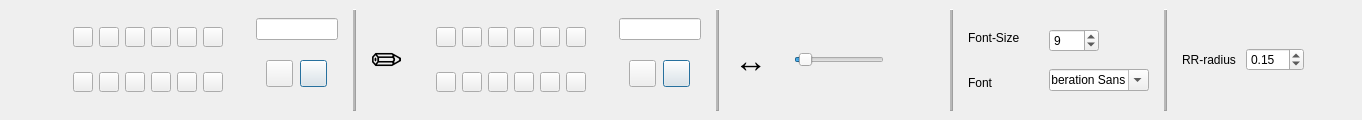
  <widget class="QDockWidget" name="Properties">
   <property name="minimumSize">
    <size>
     <width>1287</width>
     <height>120</height>
    </size>
   </property>
   <property name="maximumSize">
    <size>
     <width>524287</width>
     <height>120</height>
    </size>
   </property>
   <property name="autoFillBackground">
    <bool>true</bool>
   </property>
   <attribute name="dockWidgetArea">
    <number>8</number>
   </attribute>
   <widget class="QWidget" name="dockWidgetContents_2">
    <layout class="QHBoxLayout" name="horizontalLayout_2">
     <item>
      <widget class="QWidget" name="widget_2" native="true">
       <property name="minimumSize">
        <size>
         <width>40</width>
         <height>0</height>
        </size>
       </property>
       <property name="maximumSize">
        <size>
         <width>30</width>
         <height>16777215</height>
        </size>
       </property>
       <property name="autoFillBackground">
        <bool>true</bool>
       </property>
       <layout class="QVBoxLayout" name="verticalLayout_6">
        <item>
         <spacer name="verticalSpacer">
          <property name="orientation">
           <enum>Qt::Vertical</enum>
          </property>
          <property name="sizeHint" stdset="0">
           <size>
            <width>19</width>
            <height>8</height>
           </size>
          </property>
         </spacer>
        </item>
        <item>
         <widget class="QLabel" name="label">
          <property name="minimumSize">
           <size>
            <width>30</width>
            <height>30</height>
           </size>
          </property>
          <property name="maximumSize">
           <size>
            <width>30</width>
            <height>30</height>
           </size>
          </property>
          <property name="text">
           <string/>
          </property>
          <property name="pixmap">
           <pixmap resource="../../../resources/icons.qrc">:/icons/icons/fill.png</pixmap>
          </property>
          <property name="scaledContents">
           <bool>true</bool>
          </property>
         </widget>
        </item>
        <item>
         <spacer name="verticalSpacer_2">
          <property name="orientation">
           <enum>Qt::Vertical</enum>
          </property>
          <property name="sizeHint" stdset="0">
           <size>
            <width>19</width>
            <height>9</height>
           </size>
          </property>
         </spacer>
        </item>
       </layout>
      </widget>
     </item>
     <item>
      <widget class="QWidget" name="widget_4" native="true">
       <property name="minimumSize">
        <size>
         <width>160</width>
         <height>0</height>
        </size>
       </property>
       <property name="autoFillBackground">
        <bool>true</bool>
       </property>
       <layout class="QVBoxLayout" name="verticalLayout_2">
        <item>
         <widget class="QWidget" name="widget_5" native="true">
          <property name="minimumSize">
           <size>
            <width>60</width>
            <height>0</height>
           </size>
          </property>
          <layout class="QHBoxLayout" name="horizontalLayout_6">
           <item>
            <widget class="QPushButton" name="pushButton_33">
             <property name="minimumSize">
              <size>
               <width>20</width>
               <height>20</height>
              </size>
             </property>
             <property name="maximumSize">
              <size>
               <width>20</width>
               <height>20</height>
              </size>
             </property>
             <property name="text">
              <string/>
             </property>
            </widget>
           </item>
           <item>
            <widget class="QPushButton" name="pushButton_34">
             <property name="minimumSize">
              <size>
               <width>20</width>
               <height>20</height>
              </size>
             </property>
             <property name="maximumSize">
              <size>
               <width>20</width>
               <height>20</height>
              </size>
             </property>
             <property name="text">
              <string/>
             </property>
            </widget>
           </item>
           <item>
            <widget class="QPushButton" name="pushButton_35">
             <property name="minimumSize">
              <size>
               <width>20</width>
               <height>20</height>
              </size>
             </property>
             <property name="maximumSize">
              <size>
               <width>20</width>
               <height>20</height>
              </size>
             </property>
             <property name="text">
              <string/>
             </property>
            </widget>
           </item>
           <item>
            <widget class="QPushButton" name="pushButton_36">
             <property name="minimumSize">
              <size>
               <width>20</width>
               <height>20</height>
              </size>
             </property>
             <property name="maximumSize">
              <size>
               <width>20</width>
               <height>20</height>
              </size>
             </property>
             <property name="text">
              <string/>
             </property>
            </widget>
           </item>
           <item>
            <widget class="QPushButton" name="pushButton_37">
             <property name="minimumSize">
              <size>
               <width>20</width>
               <height>20</height>
              </size>
             </property>
             <property name="maximumSize">
              <size>
               <width>20</width>
               <height>20</height>
              </size>
             </property>
             <property name="text">
              <string/>
             </property>
            </widget>
           </item>
           <item>
            <widget class="QPushButton" name="pushButton_38">
             <property name="minimumSize">
              <size>
               <width>20</width>
               <height>20</height>
              </size>
             </property>
             <property name="maximumSize">
              <size>
               <width>20</width>
               <height>20</height>
              </size>
             </property>
             <property name="text">
              <string/>
             </property>
            </widget>
           </item>
          </layout>
         </widget>
        </item>
        <item>
         <widget class="QWidget" name="widget_6" native="true">
          <property name="minimumSize">
           <size>
            <width>60</width>
            <height>0</height>
           </size>
          </property>
          <layout class="QHBoxLayout" name="horizontalLayout_7">
           <item>
            <widget class="QPushButton" name="pushButton_39">
             <property name="minimumSize">
              <size>
               <width>20</width>
               <height>20</height>
              </size>
             </property>
             <property name="maximumSize">
              <size>
               <width>20</width>
               <height>20</height>
              </size>
             </property>
             <property name="text">
              <string/>
             </property>
            </widget>
           </item>
           <item>
            <widget class="QPushButton" name="pushButton_40">
             <property name="minimumSize">
              <size>
               <width>20</width>
               <height>20</height>
              </size>
             </property>
             <property name="maximumSize">
              <size>
               <width>20</width>
               <height>20</height>
              </size>
             </property>
             <property name="text">
              <string/>
             </property>
            </widget>
           </item>
           <item>
            <widget class="QPushButton" name="pushButton_41">
             <property name="minimumSize">
              <size>
               <width>20</width>
               <height>20</height>
              </size>
             </property>
             <property name="maximumSize">
              <size>
               <width>20</width>
               <height>20</height>
              </size>
             </property>
             <property name="text">
              <string/>
             </property>
            </widget>
           </item>
           <item>
            <widget class="QPushButton" name="pushButton_42">
             <property name="minimumSize">
              <size>
               <width>20</width>
               <height>20</height>
              </size>
             </property>
             <property name="maximumSize">
              <size>
               <width>20</width>
               <height>20</height>
              </size>
             </property>
             <property name="text">
              <string/>
             </property>
            </widget>
           </item>
           <item>
            <widget class="QPushButton" name="pushButton_43">
             <property name="minimumSize">
              <size>
               <width>20</width>
               <height>20</height>
              </size>
             </property>
             <property name="maximumSize">
              <size>
               <width>20</width>
               <height>20</height>
              </size>
             </property>
             <property name="text">
              <string/>
             </property>
            </widget>
           </item>
           <item>
            <widget class="QPushButton" name="pushButton_44">
             <property name="minimumSize">
              <size>
               <width>20</width>
               <height>20</height>
              </size>
             </property>
             <property name="maximumSize">
              <size>
               <width>20</width>
               <height>20</height>
              </size>
             </property>
             <property name="text">
              <string/>
             </property>
            </widget>
           </item>
          </layout>
         </widget>
        </item>
       </layout>
      </widget>
     </item>
     <item>
      <widget class="QWidget" name="widget_7" native="true">
       <property name="minimumSize">
        <size>
         <width>90</width>
         <height>0</height>
        </size>
       </property>
       <property name="maximumSize">
        <size>
         <width>100</width>
         <height>16777215</height>
        </size>
       </property>
       <layout class="QVBoxLayout" name="verticalLayout_3">
        <item>
         <widget class="QLineEdit" name="lineEdit"/>
        </item>
        <item>
         <widget class="QWidget" name="widget_13" native="true">
          <layout class="QHBoxLayout" name="horizontalLayout">
           <item>
            <widget class="QPushButton" name="pushButton_8">
             <property name="minimumSize">
              <size>
               <width>27</width>
               <height>27</height>
              </size>
             </property>
             <property name="maximumSize">
              <size>
               <width>27</width>
               <height>27</height>
              </size>
             </property>
             <property name="text">
              <string/>
             </property>
            </widget>
           </item>
           <item>
            <widget class="QPushButton" name="pushButton_1">
             <property name="minimumSize">
              <size>
               <width>27</width>
               <height>27</height>
              </size>
             </property>
             <property name="maximumSize">
              <size>
               <width>27</width>
               <height>27</height>
              </size>
             </property>
             <property name="text">
              <string/>
             </property>
             <property name="default">
              <bool>true</bool>
             </property>
            </widget>
           </item>
          </layout>
         </widget>
        </item>
       </layout>
      </widget>
     </item>
     <item>
      <widget class="QFrame" name="frame">
       <property name="minimumSize">
        <size>
         <width>0</width>
         <height>0</height>
        </size>
       </property>
       <property name="frameShape">
        <enum>QFrame::VLine</enum>
       </property>
       <property name="frameShadow">
        <enum>QFrame::Raised</enum>
       </property>
       <property name="midLineWidth">
        <number>2</number>
       </property>
      </widget>
     </item>
     <item>
      <widget class="QWidget" name="widget_8" native="true">
       <property name="minimumSize">
        <size>
         <width>50</width>
         <height>0</height>
        </size>
       </property>
       <property name="autoFillBackground">
        <bool>true</bool>
       </property>
       <layout class="QVBoxLayout" name="verticalLayout_7">
        <item>
         <spacer name="verticalSpacer_4">
          <property name="orientation">
           <enum>Qt::Vertical</enum>
          </property>
          <property name="sizeHint" stdset="0">
           <size>
            <width>20</width>
            <height>1</height>
           </size>
          </property>
         </spacer>
        </item>
        <item>
         <spacer name="verticalSpacer_5">
          <property name="orientation">
           <enum>Qt::Vertical</enum>
          </property>
          <property name="sizeHint" stdset="0">
           <size>
            <width>20</width>
            <height>40</height>
           </size>
          </property>
         </spacer>
        </item>
        <item>
         <widget class="QLabel" name="label_2">
          <property name="minimumSize">
           <size>
            <width>30</width>
            <height>0</height>
           </size>
          </property>
          <property name="maximumSize">
           <size>
            <width>30</width>
            <height>16777215</height>
           </size>
          </property>
          <property name="font">
           <font>
            <pointsize>30</pointsize>
           </font>
          </property>
          <property name="text">
           <string>✏ </string>
          </property>
         </widget>
        </item>
        <item>
         <spacer name="verticalSpacer_3">
          <property name="orientation">
           <enum>Qt::Vertical</enum>
          </property>
          <property name="sizeHint" stdset="0">
           <size>
            <width>20</width>
            <height>40</height>
           </size>
          </property>
         </spacer>
        </item>
       </layout>
      </widget>
     </item>
     <item>
      <widget class="QWidget" name="widget_9" native="true">
       <property name="minimumSize">
        <size>
         <width>160</width>
         <height>0</height>
        </size>
       </property>
       <property name="autoFillBackground">
        <bool>true</bool>
       </property>
       <layout class="QVBoxLayout" name="verticalLayout_4">
        <item>
         <widget class="QWidget" name="widget_11" native="true">
          <property name="minimumSize">
           <size>
            <width>60</width>
            <height>0</height>
           </size>
          </property>
          <layout class="QHBoxLayout" name="horizontalLayout_10">
           <item>
            <widget class="QPushButton" name="pushButton_57">
             <property name="minimumSize">
              <size>
               <width>20</width>
               <height>20</height>
              </size>
             </property>
             <property name="maximumSize">
              <size>
               <width>20</width>
               <height>20</height>
              </size>
             </property>
             <property name="text">
              <string/>
             </property>
            </widget>
           </item>
           <item>
            <widget class="QPushButton" name="pushButton_58">
             <property name="minimumSize">
              <size>
               <width>20</width>
               <height>20</height>
              </size>
             </property>
             <property name="maximumSize">
              <size>
               <width>20</width>
               <height>20</height>
              </size>
             </property>
             <property name="text">
              <string/>
             </property>
            </widget>
           </item>
           <item>
            <widget class="QPushButton" name="pushButton_59">
             <property name="minimumSize">
              <size>
               <width>20</width>
               <height>20</height>
              </size>
             </property>
             <property name="maximumSize">
              <size>
               <width>20</width>
               <height>20</height>
              </size>
             </property>
             <property name="text">
              <string/>
             </property>
            </widget>
           </item>
           <item>
            <widget class="QPushButton" name="pushButton_60">
             <property name="minimumSize">
              <size>
               <width>20</width>
               <height>20</height>
              </size>
             </property>
             <property name="maximumSize">
              <size>
               <width>20</width>
               <height>20</height>
              </size>
             </property>
             <property name="text">
              <string/>
             </property>
            </widget>
           </item>
           <item>
            <widget class="QPushButton" name="pushButton_61">
             <property name="minimumSize">
              <size>
               <width>20</width>
               <height>20</height>
              </size>
             </property>
             <property name="maximumSize">
              <size>
               <width>20</width>
               <height>20</height>
              </size>
             </property>
             <property name="text">
              <string/>
             </property>
            </widget>
           </item>
           <item>
            <widget class="QPushButton" name="pushButton_62">
             <property name="minimumSize">
              <size>
               <width>20</width>
               <height>20</height>
              </size>
             </property>
             <property name="maximumSize">
              <size>
               <width>20</width>
               <height>20</height>
              </size>
             </property>
             <property name="text">
              <string/>
             </property>
            </widget>
           </item>
          </layout>
         </widget>
        </item>
        <item>
         <widget class="QWidget" name="widget_10" native="true">
          <property name="minimumSize">
           <size>
            <width>60</width>
            <height>0</height>
           </size>
          </property>
          <layout class="QHBoxLayout" name="horizontalLayout_8">
           <item>
            <widget class="QPushButton" name="pushButton_45">
             <property name="minimumSize">
              <size>
               <width>20</width>
               <height>20</height>
              </size>
             </property>
             <property name="maximumSize">
              <size>
               <width>20</width>
               <height>20</height>
              </size>
             </property>
             <property name="text">
              <string/>
             </property>
            </widget>
           </item>
           <item>
            <widget class="QPushButton" name="pushButton_46">
             <property name="minimumSize">
              <size>
               <width>20</width>
               <height>20</height>
              </size>
             </property>
             <property name="maximumSize">
              <size>
               <width>20</width>
               <height>20</height>
              </size>
             </property>
             <property name="text">
              <string/>
             </property>
            </widget>
           </item>
           <item>
            <widget class="QPushButton" name="pushButton_47">
             <property name="minimumSize">
              <size>
               <width>20</width>
               <height>20</height>
              </size>
             </property>
             <property name="maximumSize">
              <size>
               <width>20</width>
               <height>20</height>
              </size>
             </property>
             <property name="text">
              <string/>
             </property>
            </widget>
           </item>
           <item>
            <widget class="QPushButton" name="pushButton_48">
             <property name="minimumSize">
              <size>
               <width>20</width>
               <height>20</height>
              </size>
             </property>
             <property name="maximumSize">
              <size>
               <width>20</width>
               <height>20</height>
              </size>
             </property>
             <property name="text">
              <string/>
             </property>
            </widget>
           </item>
           <item>
            <widget class="QPushButton" name="pushButton_49">
             <property name="minimumSize">
              <size>
               <width>20</width>
               <height>20</height>
              </size>
             </property>
             <property name="maximumSize">
              <size>
               <width>20</width>
               <height>20</height>
              </size>
             </property>
             <property name="text">
              <string/>
             </property>
            </widget>
           </item>
           <item>
            <widget class="QPushButton" name="pushButton_50">
             <property name="minimumSize">
              <size>
               <width>20</width>
               <height>20</height>
              </size>
             </property>
             <property name="maximumSize">
              <size>
               <width>20</width>
               <height>20</height>
              </size>
             </property>
             <property name="text">
              <string/>
             </property>
            </widget>
           </item>
          </layout>
         </widget>
        </item>
       </layout>
      </widget>
     </item>
     <item>
      <widget class="QWidget" name="widget_12" native="true">
       <property name="minimumSize">
        <size>
         <width>90</width>
         <height>0</height>
        </size>
       </property>
       <property name="maximumSize">
        <size>
         <width>100</width>
         <height>16777215</height>
        </size>
       </property>
       <property name="autoFillBackground">
        <bool>true</bool>
       </property>
       <layout class="QVBoxLayout" name="verticalLayout_5">
        <item>
         <widget class="QLineEdit" name="lineEdit_2"/>
        </item>
        <item>
         <widget class="QWidget" name="widget_15" native="true">
          <layout class="QHBoxLayout" name="horizontalLayout_3">
           <item>
            <widget class="QPushButton" name="pushButton_9">
             <property name="minimumSize">
              <size>
               <width>27</width>
               <height>27</height>
              </size>
             </property>
             <property name="maximumSize">
              <size>
               <width>27</width>
               <height>27</height>
              </size>
             </property>
             <property name="text">
              <string/>
             </property>
            </widget>
           </item>
           <item>
            <widget class="QPushButton" name="pushButton_2">
             <property name="minimumSize">
              <size>
               <width>27</width>
               <height>27</height>
              </size>
             </property>
             <property name="maximumSize">
              <size>
               <width>27</width>
               <height>27</height>
              </size>
             </property>
             <property name="text">
              <string/>
             </property>
             <property name="default">
              <bool>true</bool>
             </property>
            </widget>
           </item>
          </layout>
         </widget>
        </item>
       </layout>
      </widget>
     </item>
     <item>
      <widget class="QFrame" name="frame_2">
       <property name="frameShape">
        <enum>QFrame::VLine</enum>
       </property>
       <property name="frameShadow">
        <enum>QFrame::Raised</enum>
       </property>
       <property name="midLineWidth">
        <number>2</number>
       </property>
      </widget>
     </item>
     <item>
      <widget class="QWidget" name="widget_14" native="true">
       <property name="minimumSize">
        <size>
         <width>180</width>
         <height>0</height>
        </size>
       </property>
       <property name="maximumSize">
        <size>
         <width>230</width>
         <height>16777215</height>
        </size>
       </property>
       <property name="autoFillBackground">
        <bool>true</bool>
       </property>
       <layout class="QHBoxLayout" name="horizontalLayout_4">
        <item>
         <widget class="QLabel" name="label_3">
          <property name="maximumSize">
           <size>
            <width>30</width>
            <height>16777215</height>
           </size>
          </property>
          <property name="font">
           <font>
            <pointsize>25</pointsize>
           </font>
          </property>
          <property name="text">
           <string>↔</string>
          </property>
         </widget>
        </item>
        <item>
         <widget class="QWidget" name="widget_16" native="true">
          <property name="maximumSize">
           <size>
            <width>165</width>
            <height>16777215</height>
           </size>
          </property>
          <layout class="QHBoxLayout" name="horizontalLayout_5">
           <item>
            <spacer name="horizontalSpacer_2">
             <property name="orientation">
              <enum>Qt::Horizontal</enum>
             </property>
             <property name="sizeHint" stdset="0">
              <size>
               <width>40</width>
               <height>20</height>
              </size>
             </property>
            </spacer>
           </item>
           <item>
            <widget class="QSlider" name="horizontalSlider">
             <property name="minimumSize">
              <size>
               <width>90</width>
               <height>0</height>
              </size>
             </property>
             <property name="maximumSize">
              <size>
               <width>90</width>
               <height>16777215</height>
              </size>
             </property>
             <property name="autoFillBackground">
              <bool>false</bool>
             </property>
             <property name="minimum">
              <number>1</number>
             </property>
             <property name="maximum">
              <number>20</number>
             </property>
             <property name="pageStep">
              <number>1</number>
             </property>
             <property name="value">
              <number>2</number>
             </property>
             <property name="orientation">
              <enum>Qt::Horizontal</enum>
             </property>
            </widget>
           </item>
           <item>
            <spacer name="horizontalSpacer_3">
             <property name="orientation">
              <enum>Qt::Horizontal</enum>
             </property>
             <property name="sizeHint" stdset="0">
              <size>
               <width>40</width>
               <height>20</height>
              </size>
             </property>
            </spacer>
           </item>
           <item>
            <widget class="QLabel" name="label_4">
             <property name="minimumSize">
              <size>
               <width>20</width>
               <height>0</height>
              </size>
             </property>
             <property name="maximumSize">
              <size>
               <width>20</width>
               <height>20</height>
              </size>
             </property>
             <property name="text">
              <string/>
             </property>
            </widget>
           </item>
          </layout>
         </widget>
        </item>
       </layout>
      </widget>
     </item>
     <item>
      <widget class="QFrame" name="frame_3">
       <property name="frameShape">
        <enum>QFrame::VLine</enum>
       </property>
       <property name="frameShadow">
        <enum>QFrame::Raised</enum>
       </property>
       <property name="midLineWidth">
        <number>2</number>
       </property>
      </widget>
     </item>
     <item>
      <widget class="QWidget" name="widget" native="true">
       <property name="minimumSize">
        <size>
         <width>75</width>
         <height>0</height>
        </size>
       </property>
       <property name="autoFillBackground">
        <bool>true</bool>
       </property>
       <layout class="QVBoxLayout" name="verticalLayout_8">
        <item>
         <widget class="QLabel" name="label_5">
          <property name="autoFillBackground">
           <bool>true</bool>
          </property>
          <property name="text">
           <string>Font-Size</string>
          </property>
         </widget>
        </item>
        <item>
         <widget class="QLabel" name="label_7">
          <property name="text">
           <string>Font</string>
          </property>
         </widget>
        </item>
       </layout>
      </widget>
     </item>
     <item>
      <widget class="QWidget" name="widget_3" native="true">
       <property name="minimumSize">
        <size>
         <width>110</width>
         <height>0</height>
        </size>
       </property>
       <property name="autoFillBackground">
        <bool>true</bool>
       </property>
       <layout class="QVBoxLayout" name="verticalLayout_9">
        <item>
         <widget class="QSpinBox" name="fontSizeSpinBox">
          <property name="minimumSize">
           <size>
            <width>50</width>
            <height>0</height>
           </size>
          </property>
          <property name="maximumSize">
           <size>
            <width>50</width>
            <height>16777215</height>
           </size>
          </property>
          <property name="minimum">
           <number>6</number>
          </property>
          <property name="maximum">
           <number>72</number>
          </property>
          <property name="value">
           <number>9</number>
          </property>
         </widget>
        </item>
        <item>
         <widget class="QFontComboBox" name="fontComboBox">
          <property name="minimumSize">
           <size>
            <width>100</width>
            <height>0</height>
           </size>
          </property>
          <property name="maximumSize">
           <size>
            <width>100</width>
            <height>16777215</height>
           </size>
          </property>
         </widget>
        </item>
       </layout>
      </widget>
     </item>
     <item>
      <widget class="QFrame" name="frame_4">
       <property name="frameShape">
        <enum>QFrame::VLine</enum>
       </property>
       <property name="frameShadow">
        <enum>QFrame::Raised</enum>
       </property>
       <property name="midLineWidth">
        <number>2</number>
       </property>
      </widget>
     </item>
     <item>
      <widget class="QWidget" name="widget_17" native="true">
       <property name="minimumSize">
        <size>
         <width>140</width>
         <height>0</height>
        </size>
       </property>
       <layout class="QHBoxLayout" name="horizontalLayout_9">
        <item>
         <widget class="QLabel" name="label_6">
          <property name="minimumSize">
           <size>
            <width>0</width>
            <height>30</height>
           </size>
          </property>
          <property name="maximumSize">
           <size>
            <width>16777215</width>
            <height>30</height>
           </size>
          </property>
          <property name="text">
           <string>RR-radius</string>
          </property>
         </widget>
        </item>
        <item>
         <widget class="QDoubleSpinBox" name="rrRadiusSpinBox">
          <property name="minimumSize">
           <size>
            <width>50</width>
            <height>0</height>
           </size>
          </property>
          <property name="maximum">
           <double>0.500000000000000</double>
          </property>
          <property name="singleStep">
           <double>0.050000000000000</double>
          </property>
          <property name="value">
           <double>0.150000000000000</double>
          </property>
         </widget>
        </item>
       </layout>
      </widget>
     </item>
     <item>
      <spacer name="horizontalSpacer">
       <property name="orientation">
        <enum>Qt::Horizontal</enum>
       </property>
       <property name="sizeHint" stdset="0">
        <size>
         <width>40</width>
         <height>20</height>
        </size>
       </property>
      </spacer>
     </item>
    </layout>
   </widget>
  </widget>
